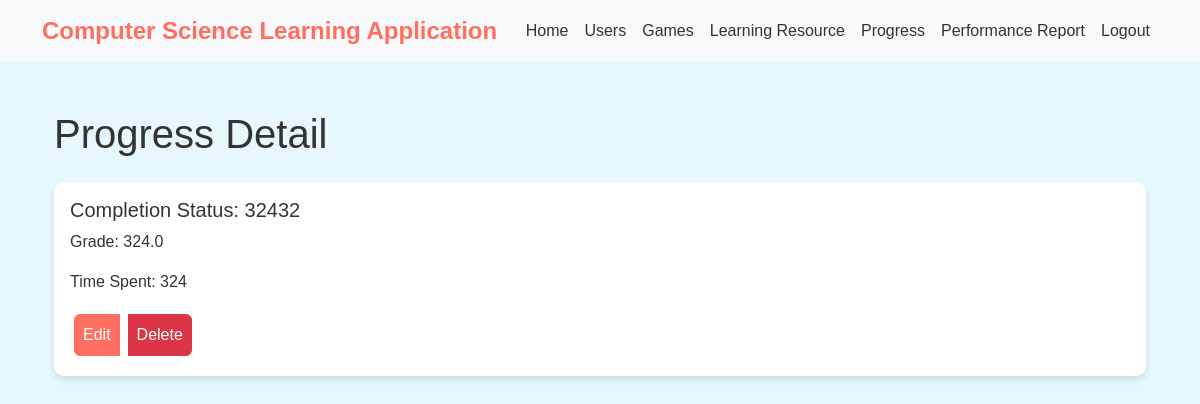
Screenshot of /progress/1/ (signed in) with the database file from the repository.
### computer_science_learning_app/models.py (models this page shows, shortened)
class Progress(models.Model):
    ProgressID = models.AutoField(primary_key=True)
    UserID = models.ForeignKey(Usersys, on_delete=models.CASCADE)
    ResourceID = models.ForeignKey(LearningResource, on_delete=models.CASCADE)
    CompletionStatus = models.CharField(max_length=20)
    Grade = models.FloatField()
    TimeSpent = models.IntegerField()

### computer_science_learning_app/views.py (the view)
# urls.py: path('progress/<int:pk>/', ProgressDetailView.as_view(), name='progress_detail'),
class ProgressDetailView(LoginRequiredMixin,DetailView):
    model = Progress
    template_name = "progress_detail.html"
    context_object_name = "progress"

### computer_science_learning_app/templates/progress_detail.html (shortened to what this page needs)
{% extends "base_template.html" %}
{% block content %}
<div class="container mt-5">
    <h1 class="mb-4">Progress Detail</h1>
    <div class="card">
        <div class="card-body">
            <h5 class="card-title">Completion Status: {{ progress.CompletionStatus }}</h5>
            <p class="card-text">Grade: {{ progress.Grade }}</p>
            <p class="card-text">Time Spent: {{ progress.TimeSpent }}</p>
            <div class="btn-group">
                <a href="{% url 'progress_update' pk=progress.pk %}" class="p-2 m-1 btn btn-primary">Edit</a>
                <a href="{% url 'progress_delete' pk=progress.pk %}" class="p-2 m-1 btn btn-danger">Delete</a>
            </div>
        </div>
    </div>
</div>
{% endblock %}

### computer_science_learning_app/templates/base_template.html (style rules this page uses)
body { background-color: #e6f7ff; color: #333; font-family: Arial, sans-serif; }
.card { transition: all 0.3s ease-in-out; background-color: #fff; border: none; border-radius: 10px; box-shadow: 0 4px 6px rgba(0, 0, 0, 0.1); }
.btn-primary { background-color: #ff6f61; border-color: #ff6f61; }
body, .navbar, .nav-link, .card { color: #333; }

### rows the page displays
Progress: CompletionStatus "32432", Grade "324.0", TimeSpent "324"
